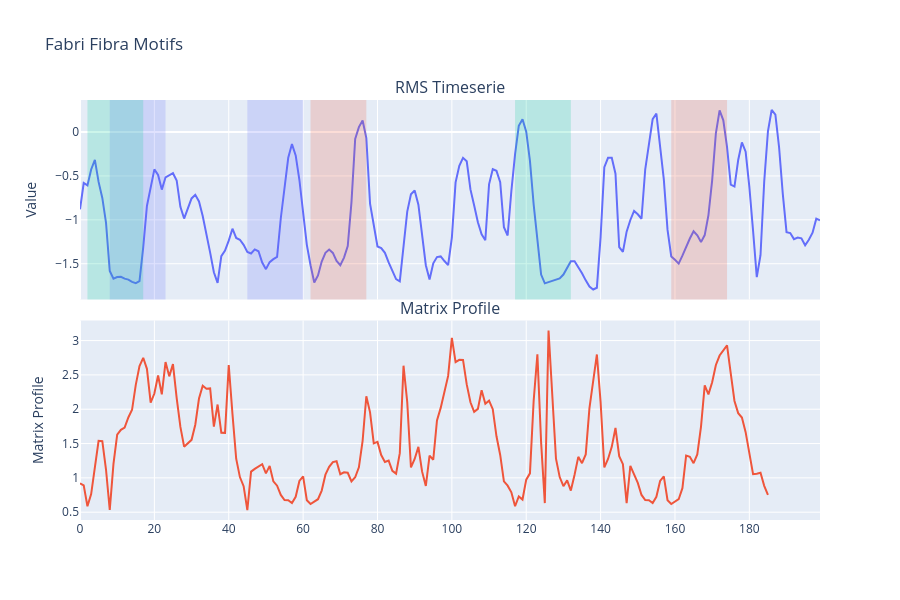
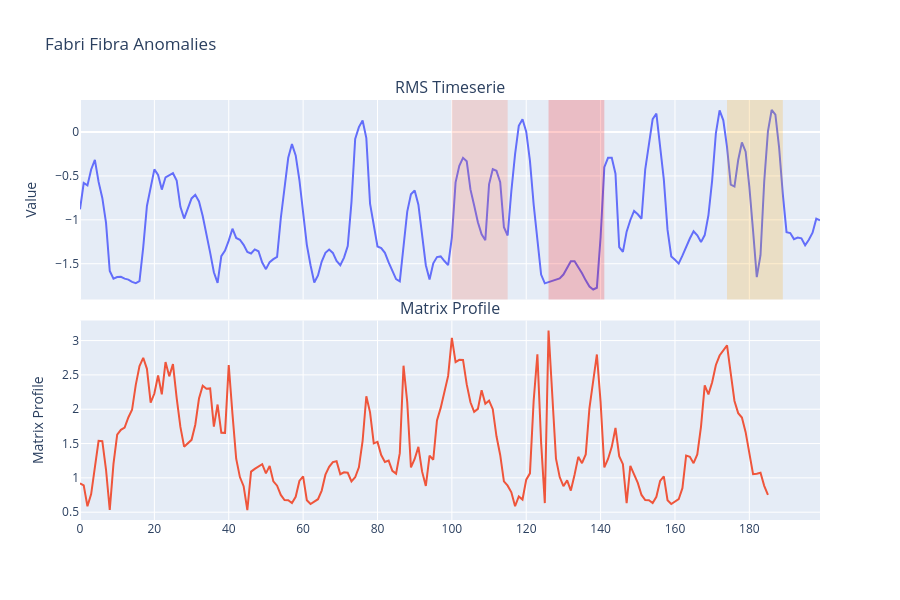

The cell these charts' notebook holds for them, in order:
### Markdown cell above
# Fabri Fibra
We repeat the same process from Fedez in Fabri Fibra's songs

### Code cell
data_fibra = df_ts_sample[df_ts_sample['artist_name'] == 'fabri fibra'].iloc[0]['rms_scaled']

motif_result = find_motifs(data_fibra, window_size, n_motifs=3)
fig = plot_motifs(data_fibra, motif_result['matrix_profile'], motif_result['motifs'],
                  window_size, title='Fabri Fibra Motifs')
fig.show()


anomaly_result = find_anomalies(data_fibra, window_size, n_anomalies=3)
fig = plot_anomalies(data_fibra, anomaly_result['matrix_profile'], anomaly_result['anomalies'],
                     window_size, title='Fabri Fibra Anomalies')
fig.show()

### Figure 1 — Plotly figure (JSON) as saved in the notebook; plotly's stock layout.template omitted (floating-point values rounded to 4 significant figures; data arrays with more than 128 entries replaced by an {"elided": "..."} marker saying what was removed)
{"data": [{"mode": "lines", "type": "scatter", "xaxis": "x", "y": {"elided": "200 float values"}, "yaxis": "y"}, {"mode": "lines", "type": "scatter", "xaxis": "x2", "y": {"elided": "186 float values"}, "yaxis": "y2"}], "layout": {"annotations": [{"font": {"size": 16}, "showarrow": false, "text": "RMS Timeserie", "x": 0.5, "xanchor": "center", "xref": "paper", "y": 1, "yanchor": "bottom", "yref": "paper"}, {"font": {"size": 16}, "showarrow": false, "text": "Matrix Profile", "x": 0.5, "xanchor": "center", "xref": "paper", "y": 0.475, "yanchor": "bottom", "yref": "paper"}], "height": 600, "shapes": [{"fillcolor": "rgba(99,110,250,0.4)", "line": {"width": 0}, "opacity": 0.5, "type": "rect", "x0": 8, "x1": 23, "xref": "x", "y0": 0, "y1": 1, "yref": "y domain"}, {"fillcolor": "rgba(99,110,250,0.4)", "line": {"width": 0}, "opacity": 0.5, "type": "rect", "x0": 45, "x1": 60, "xref": "x", "y0": 0, "y1": 1, "yref": "y domain"}, {"fillcolor": "rgba(0,204,150,0.4)", "line": {"width": 0}, "opacity": 0.5, "type": "rect", "x0": 117, "x1": 132, "xref": "x", "y0": 0, "y1": 1, "yref": "y domain"}, {"fillcolor": "rgba(0,204,150,0.4)", "line": {"width": 0}, "opacity": 0.5, "type": "rect", "x0": 2, "x1": 17, "xref": "x", "y0": 0, "y1": 1, "yref": "y domain"}, {"fillcolor": "rgba(239,85,59,0.4)", "line": {"width": 0}, "opacity": 0.5, "type": "rect", "x0": 62, "x1": 77, "xref": "x", "y0": 0, "y1": 1, "yref": "y domain"}, {"fillcolor": "rgba(239,85,59,0.4)", "line": {"width": 0}, "opacity": 0.5, "type": "rect", "x0": 159, "x1": 174, "xref": "x", "y0": 0, "y1": 1, "yref": "y domain"}], "showlegend": false, "title": {"text": "Fabri Fibra Motifs"}, "xaxis": {"anchor": "y", "domain": [0, 1], "matches": "x2", "showticklabels": false}, "xaxis2": {"anchor": "y2", "domain": [0, 1]}, "yaxis": {"anchor": "x", "domain": [0.525, 1], "title": {"text": "Value"}}, "yaxis2": {"anchor": "x2", "domain": [0, 0.475], "title": {"text": "Matrix Profile"}}}}

### Figure 2 — Plotly figure (JSON) as saved in the notebook; plotly's stock layout.template omitted (floating-point values rounded to 4 significant figures; data arrays with more than 128 entries replaced by an {"elided": "..."} marker saying what was removed)
{"data": [{"mode": "lines", "type": "scatter", "xaxis": "x", "y": {"elided": "200 float values"}, "yaxis": "y"}, {"mode": "lines", "name": "Matrix Profile", "type": "scatter", "xaxis": "x2", "y": {"elided": "186 float values"}, "yaxis": "y2"}], "layout": {"annotations": [{"font": {"size": 16}, "showarrow": false, "text": "RMS Timeserie", "x": 0.5, "xanchor": "center", "xref": "paper", "y": 1, "yanchor": "bottom", "yref": "paper"}, {"font": {"size": 16}, "showarrow": false, "text": "Matrix Profile", "x": 0.5, "xanchor": "center", "xref": "paper", "y": 0.475, "yanchor": "bottom", "yref": "paper"}], "height": 600, "shapes": [{"fillcolor": "rgba(255,0,0,0.4)", "line": {"width": 0}, "opacity": 0.5, "type": "rect", "x0": 126, "x1": 141, "xref": "x", "y0": 0, "y1": 1, "yref": "y domain"}, {"fillcolor": "rgba(255,99,71,0.4)", "line": {"width": 0}, "opacity": 0.5, "type": "rect", "x0": 100, "x1": 115, "xref": "x", "y0": 0, "y1": 1, "yref": "y domain"}, {"fillcolor": "rgba(255,165,0,0.4)", "line": {"width": 0}, "opacity": 0.5, "type": "rect", "x0": 174, "x1": 189, "xref": "x", "y0": 0, "y1": 1, "yref": "y domain"}], "showlegend": false, "title": {"text": "Fabri Fibra Anomalies"}, "xaxis": {"anchor": "y", "domain": [0, 1], "matches": "x2", "showticklabels": false}, "xaxis2": {"anchor": "y2", "domain": [0, 1]}, "yaxis": {"anchor": "x", "domain": [0.525, 1], "title": {"text": "Value"}}, "yaxis2": {"anchor": "x2", "domain": [0, 0.475], "title": {"text": "Matrix Profile"}}}}
